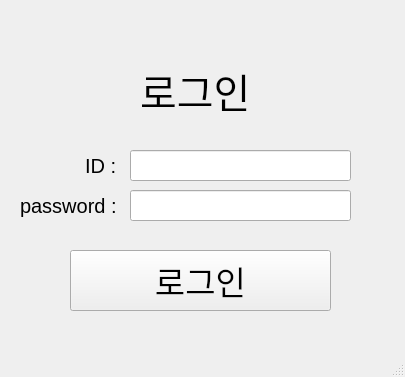
<?xml version="1.0" encoding="UTF-8"?>
<ui version="4.0">
 <class>MainWindow</class>
 <widget class="QMainWindow" name="MainWindow">
  <property name="geometry">
   <rect>
    <x>0</x>
    <y>0</y>
    <width>405</width>
    <height>377</height>
   </rect>
  </property>
  <property name="windowTitle">
   <string>MainWindow</string>
  </property>
  <widget class="QWidget" name="centralwidget">
   <widget class="QLabel" name="label">
    <property name="geometry">
     <rect>
      <x>140</x>
      <y>60</y>
      <width>131</width>
      <height>61</height>
     </rect>
    </property>
    <property name="font">
     <font>
      <pointsize>30</pointsize>
     </font>
    </property>
    <property name="text">
     <string>로그인</string>
    </property>
   </widget>
   <widget class="QLineEdit" name="labelID">
    <property name="geometry">
     <rect>
      <x>130</x>
      <y>150</y>
      <width>221</width>
      <height>31</height>
     </rect>
    </property>
   </widget>
   <widget class="QLineEdit" name="labelPW">
    <property name="geometry">
     <rect>
      <x>130</x>
      <y>190</y>
      <width>221</width>
      <height>31</height>
     </rect>
    </property>
   </widget>
   <widget class="QLabel" name="label_2">
    <property name="geometry">
     <rect>
      <x>85</x>
      <y>150</y>
      <width>31</width>
      <height>31</height>
     </rect>
    </property>
    <property name="font">
     <font>
      <pointsize>15</pointsize>
     </font>
    </property>
    <property name="text">
     <string>ID : </string>
    </property>
   </widget>
   <widget class="QLabel" name="label_3">
    <property name="geometry">
     <rect>
      <x>20</x>
      <y>190</y>
      <width>101</width>
      <height>31</height>
     </rect>
    </property>
    <property name="font">
     <font>
      <pointsize>15</pointsize>
     </font>
    </property>
    <property name="text">
     <string>password : </string>
    </property>
   </widget>
   <widget class="QPushButton" name="btnLogin">
    <property name="geometry">
     <rect>
      <x>70</x>
      <y>250</y>
      <width>261</width>
      <height>61</height>
     </rect>
    </property>
    <property name="font">
     <font>
      <pointsize>25</pointsize>
     </font>
    </property>
    <property name="text">
     <string>로그인</string>
    </property>
   </widget>
  </widget>
  <widget class="QMenuBar" name="menubar">
   <property name="geometry">
    <rect>
     <x>0</x>
     <y>0</y>
     <width>405</width>
     <height>21</height>
    </rect>
   </property>
  </widget>
  <widget class="QStatusBar" name="statusbar"/>
 </widget>
 <resources/>
 <connections/>
</ui>
